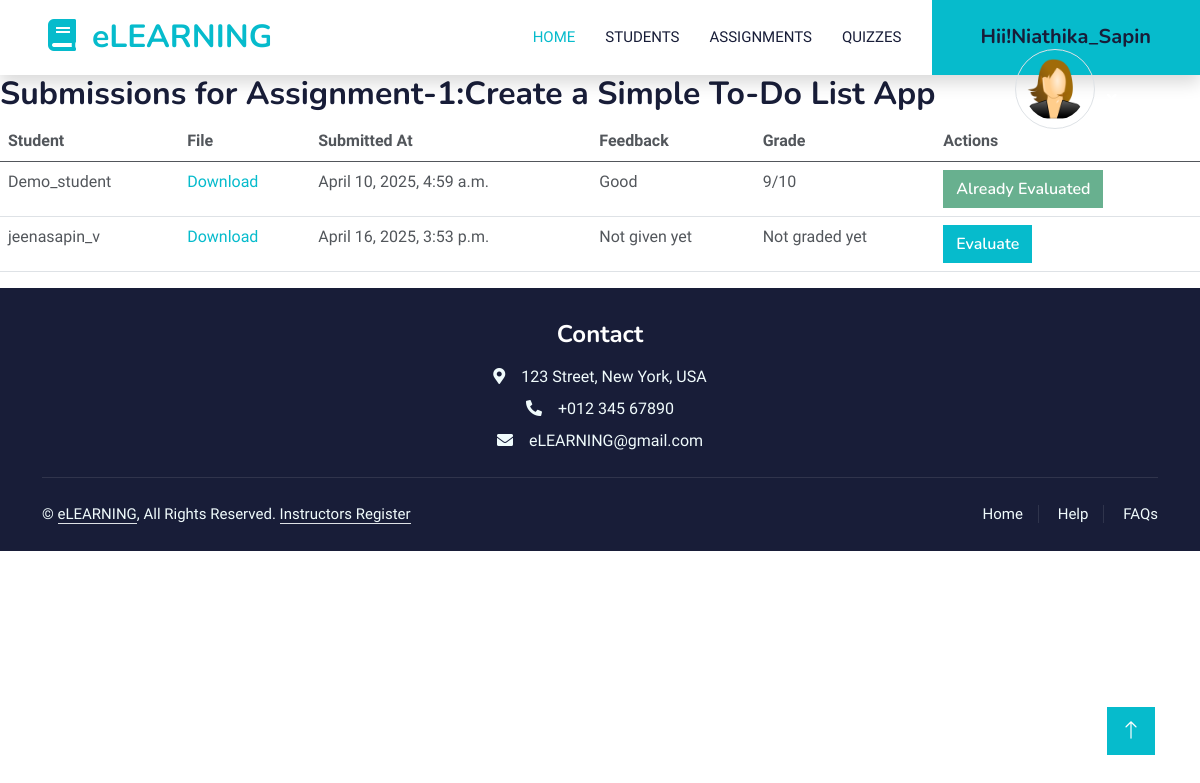
/assignment/1/submissions/ (signed in), run on the app's committed database.
### accounts_app/models.py (models this page shows, shortened)
class CustomUser(AbstractUser):
    USER_TYPE_CHOICES = (
        ('student', 'Student'),
        ('instructor', 'Instructor'),
    )
    user_type = models.CharField(max_length=10, choices=USER_TYPE_CHOICES, default='student')
    bio = models.TextField(blank=True, null=True)
    profile_picture = models.ImageField(upload_to='profile_pics/', blank=True, null=True)
    @property
    def get_profile_picture_url(self):
        if self.profile_picture:
            return self.profile_picture.url
        else:
            return '/static/default-profile.png'  # a default image if user has no profile picture

### courses_app/models.py (models this page shows, shortened)
class Assignment(models.Model):
    instructor = models.ForeignKey(CustomUser, on_delete=models.CASCADE, related_name="assignments", null=True, blank=True)
    course = models.ForeignKey(Course, on_delete=models.CASCADE)
    title = models.CharField(max_length=255)
    description = models.TextField()
    due_date = models.DateTimeField()
    created_at = models.DateTimeField(auto_now_add=True)

class StudentSubmission(models.Model):
    student = models.ForeignKey(CustomUser, on_delete=models.CASCADE, related_name="submissions")
    assignment = models.ForeignKey(Assignment, on_delete=models.CASCADE, related_name="submissions")
    file = models.FileField(upload_to='submissions/')  # For uploaded files
    submitted_at = models.DateTimeField(auto_now_add=True)
    feedback = models.TextField(null=True, blank=True)  # Instructor's feedback
    grade = models.CharField(max_length=10, null=True, blank=True)

### courses_app/views.py (the view)
# urls.py: path('assignment/<int:assignment_id>/submissions/', views.view_submissions, name='view_submissions'),
@login_required
def view_submissions(request, assignment_id):
    assignment = get_object_or_404(Assignment, id=assignment_id)
    submissions = StudentSubmission.objects.filter(assignment=assignment)
    if not submissions:
        submissions = None
    return render(request, 'courses_app/view_submissions.html', {'assignment': assignment, 'submissions': submissions})

### courses_app/templates/courses_app/view_submissions.html
<!DOCTYPE html>
<html lang="en">
{% extends 'courses_app/layout.html' %}
{% block navbar %}
{% include "instructors_app/includes/instructor_navbar.html" %}
{% endblock %}
{% block content %}
<h2>Submissions for {{ assignment.title }}</h2>
<table class="table">
    <thead>
        <tr>
            <th>Student</th>
            <th>File</th>
            <th>Submitted At</th>
            <th>Feedback</th>
            <th>Grade</th>
            <th>Actions</th>
        </tr>
    </thead>
    <tbody>
        {% for submission in submissions %}
        <tr>
            <td>{{ submission.student.username }}</td>
            <td><a href="{{ submission.file.url }}">Download</a></td>
            <td>{{ submission.submitted_at }}</td>
            <td>{{ submission.feedback|default:"Not given yet" }}</td>
            <td>{{ submission.grade|default:"Not graded yet" }}</td>
            <td>
                {% if submission.feedback or submission.grade %}
                    <button class="btn btn-success" disabled>Already Evaluated</button>
                {% else %}
                    <a href="{% url 'evaluate_submission' submission.id %}" class="btn btn-primary">Evaluate</a>
                {% endif %}
            </td>
        </tr>
        {% empty %}
        <tr><td colspan="6">No submissions yet.</td></tr>
        {% endfor %}
    </tbody>
</table>
{% endblock %}

### instructors_app/templates/instructors_app/includes/instructor_navbar.html (shortened to what this page needs)
<div class="navbar-nav ms-auto p-4 p-lg-0">
    <a href="{% url 'instructors_dashboard' %}" class="nav-item nav-link active">Home</a>
    <a href="{% url 'instructor_student_list' %}" class="nav-item nav-link">Students</a>
    <a href="{% url 'assignment_list' %}" class="nav-item nav-link">Assignments</a>
    <a href="{% url 'quiz_list' %}" class="nav-item nav-link">Quizzes</a>
</div>
<div class="dropdown">
    <a href="#" class="btn btn-primary py-4 px-lg-5 d-none d-lg-block dropdown-toggle"
       id="profileDropdown" data-bs-toggle="dropdown" data-bs-popper="none" aria-expanded="false">
        <h5 class="mb-0">Hii!{{ user.username }}</h5>
        <img class="border rounded-circle p-2 mx-auto mb-3" src="{{ user.get_profile_picture_url }}" style="width: 80px; height: 80px;">
    </a>
</div>

### courses_app/static/css/style.css (style rules this page uses)
:root { --primary: #06BBCC; --light: #F0FBFC; --dark: #181d38; }
.btn { font-family: 'Nunito', sans-serif; font-weight: 600; transition: .5s; }
.btn.btn-primary, .btn.btn-secondary { color: #FFFFFF; }
.navbar .dropdown-toggle::after { border: none; content: "\f107"; font-family: "Font Awesome 5 Free"; font-weight: 900; vertical-align: middle; margin-left: 8px; }
.navbar-light .navbar-nav .nav-link { margin-right: 30px; padding: 25px 0; color: #FFFFFF; font-size: 15px; text-transform: uppercase; outline: none; }
.navbar-light .navbar-nav .nav-link:hover, .navbar-light .navbar-nav .nav-link.active { color: var(--primary); }
.navbar-light .navbar-brand, .navbar-light a.btn { height: 75px; }
.navbar-light .navbar-nav .nav-link { color: var(--dark); font-weight: 500; }

### data on the page
CustomUser: username "Niathika_Sapin", get_profile_picture_url (picture)
Assignment: title "Assignment-1:Create a Simple To-Do List App"
StudentSubmission: student.username "Demo_student", submitted_at "April 10, 2025, 4:59 a.m.", feedback "Good", grade "9/10", shows "Already Evaluated"
StudentSubmission: student.username "jeenasapin_v", submitted_at "April 16, 2025, 3:53 p.m.", feedback "Not given yet", grade "Not graded yet", shows "Evaluate"
